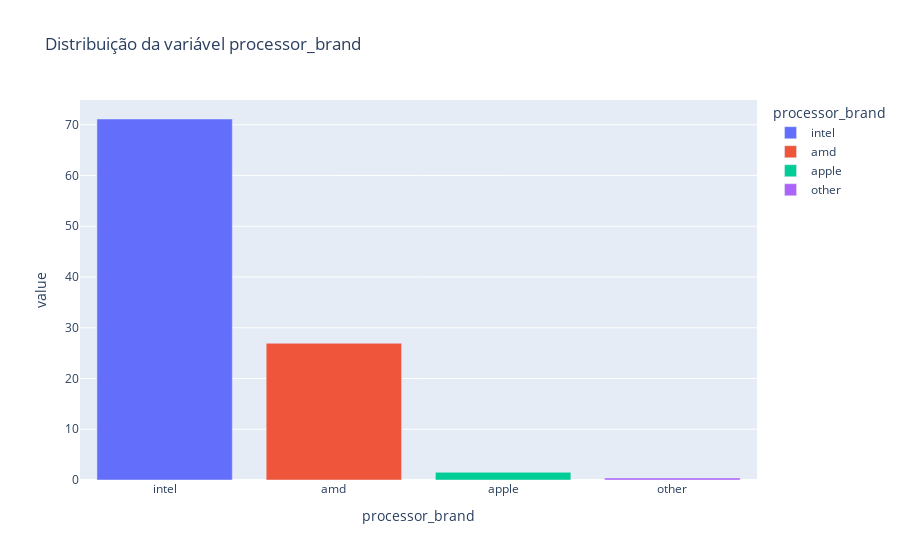

Notebook code cell kept with this figure:
### Code cell
# Distribuição da variavel processor_brand
percentual_processor_brand = df_laptops['processor_brand'].value_counts(normalize=True) * 100
px.bar(percentual_processor_brand, title='Distribuição da variável processor_brand', color=percentual_processor_brand.index)

### Figure 1 — Plotly figure (JSON) as saved in the notebook; plotly's stock layout.template omitted (floating-point values rounded to 4 significant figures)
{"data": [{"alignmentgroup": "True", "hovertemplate": "processor_brand=%{x}<br>value=%{y}<extra></extra>", "legendgroup": "intel", "marker": {"color": "#636efa", "pattern": {"shape": ""}}, "name": "intel", "offsetgroup": "intel", "orientation": "v", "showlegend": true, "textposition": "auto", "type": "bar", "x": ["intel"], "xaxis": "x", "y": [71.14], "yaxis": "y"}, {"alignmentgroup": "True", "hovertemplate": "processor_brand=%{x}<br>value=%{y}<extra></extra>", "legendgroup": "amd", "marker": {"color": "#EF553B", "pattern": {"shape": ""}}, "name": "amd", "offsetgroup": "amd", "orientation": "v", "showlegend": true, "textposition": "auto", "type": "bar", "x": ["amd"], "xaxis": "x", "y": [26.94], "yaxis": "y"}, {"alignmentgroup": "True", "hovertemplate": "processor_brand=%{x}<br>value=%{y}<extra></extra>", "legendgroup": "apple", "marker": {"color": "#00cc96", "pattern": {"shape": ""}}, "name": "apple", "offsetgroup": "apple", "orientation": "v", "showlegend": true, "textposition": "auto", "type": "bar", "x": ["apple"], "xaxis": "x", "y": [1.514], "yaxis": "y"}, {"alignmentgroup": "True", "hovertemplate": "processor_brand=%{x}<br>value=%{y}<extra></extra>", "legendgroup": "other", "marker": {"color": "#ab63fa", "pattern": {"shape": ""}}, "name": "other", "offsetgroup": "other", "orientation": "v", "showlegend": true, "textposition": "auto", "type": "bar", "x": ["other"], "xaxis": "x", "y": [0.4036], "yaxis": "y"}], "layout": {"barmode": "relative", "legend": {"title": {"text": "processor_brand"}, "tracegroupgap": 0}, "title": {"text": "Distribuição da variável processor_brand"}, "xaxis": {"anchor": "y", "categoryarray": ["intel", "amd", "apple", "other"], "categoryorder": "array", "domain": [0, 1], "title": {"text": "processor_brand"}}, "yaxis": {"anchor": "x", "domain": [0, 1], "title": {"text": "value"}}}}
